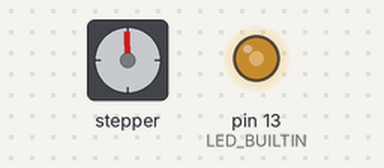
Recording of a sketch running on a simulated Arduino Uno, built with avr-gcc and run on an emulated ATmega328P. Shown: stepper motor, output pins drawn as LEDs (lit = HIGH). Wiring (inferred from the names in the program): stepper motor driver (200 steps per turn assumed): step pin 8; direction pin 9. Pins used as bus, display or sensor lines are not drawn; what the sketch prints to the serial monitor is not drawn.

Above: at 0.15 s.
At 10.07 s:
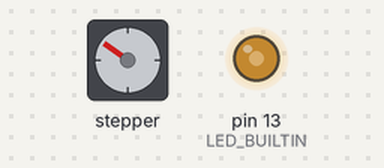
At 19.97 s:
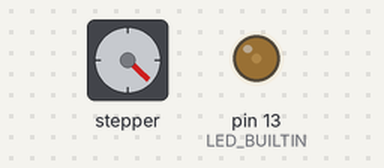
At 39.77 s:
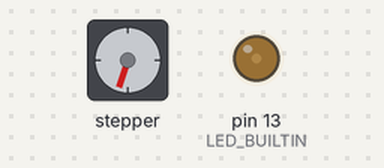
Timing chart, 0 to 40.0 s (numbered marks = the images above):
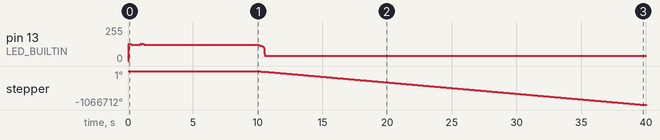

The sketch:

stepper_accel.ino
```cpp
// the setup function runs once when you press reset or power the board

const int step_pin = 8;
const int dir_pin = 9;
int counter = 0;
int i_delay = 1000;

void setup() {
  // initialize digital pin LED_BUILTIN as an output.
  pinMode(LED_BUILTIN, OUTPUT);
  pinMode(step_pin, OUTPUT);
  pinMode(dir_pin, OUTPUT);
  Serial.begin(9600);
}

// the loop function runs over and over again forever
void loop() {


  counter++;
  digitalWrite(LED_BUILTIN, HIGH);
  digitalWrite(step_pin, HIGH);
  delayMicroseconds(i_delay);                       // wait for a second
  digitalWrite(LED_BUILTIN, LOW);
  digitalWrite(step_pin, LOW);
  delayMicroseconds(i_delay);                       // wait for a second

  if(counter%10 == 0)
  {
    if(i_delay > 1) i_delay--;
    //delay(1000);
  }
  if(counter%100 == 0)
  {
    Serial.println(i_delay);
    //delay(1000);
  }

  //120 microseconds max delay on full step

}
```

Measured:
- by itself, stepper: keeps turning counter-clockwise at about 26664°/s
